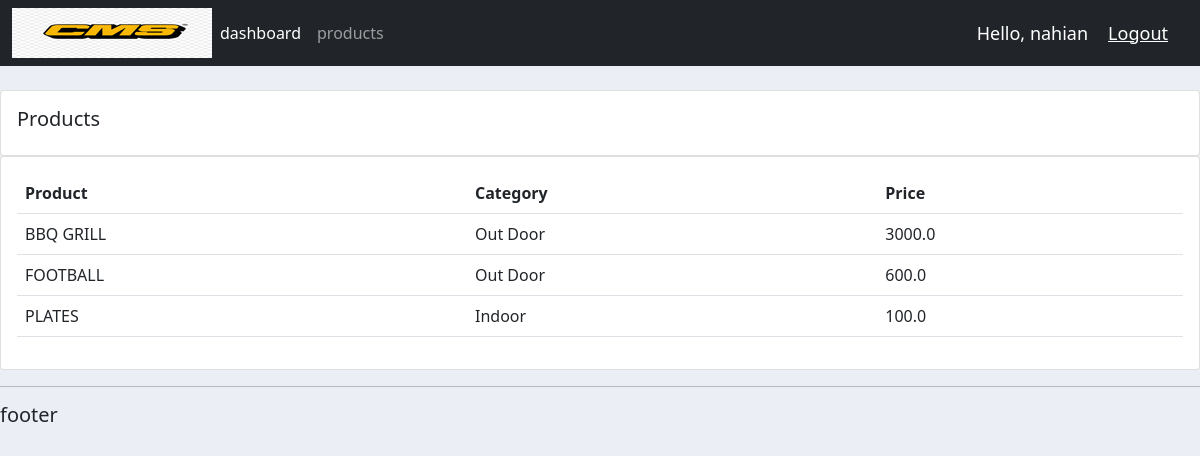
Page /products/ (signed in) on the earlier database version.
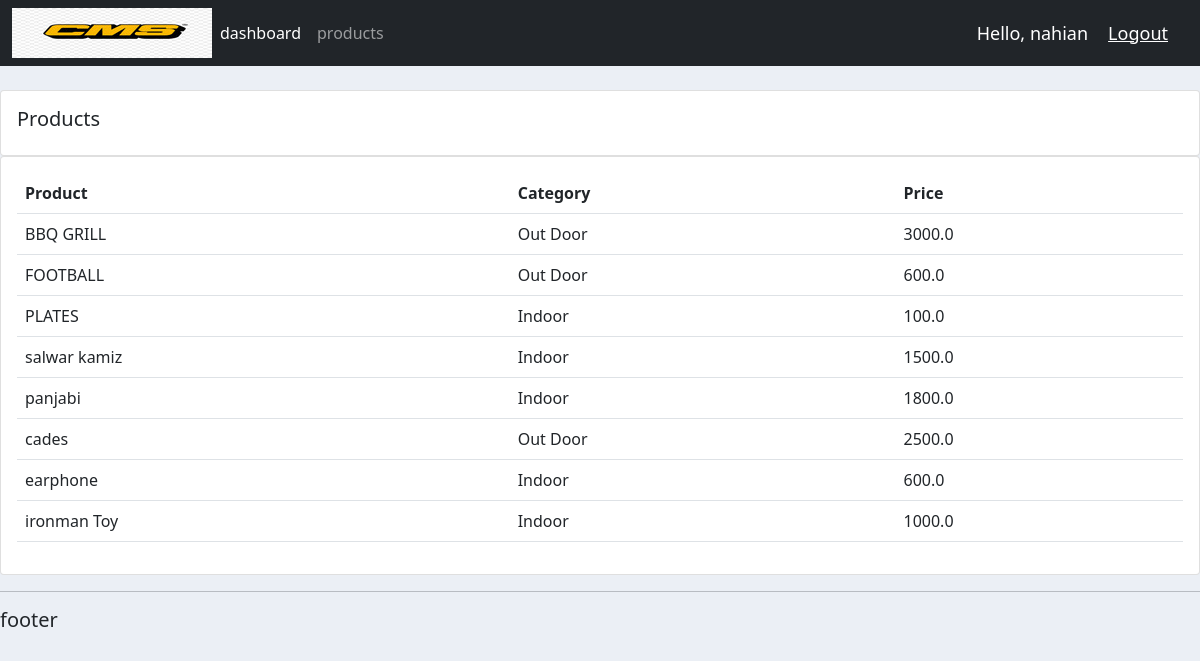
Same page on the later database version.
### accounts/models.py (models this page shows, shortened)
class product(models.Model):
	CATEGORY =(
		('Indoor' , 'Indoor'),
		('Out Door' , 'Out Door'),
		)
	name = models.CharField(max_length=200, null=True)
	price = models.FloatField(null=True)
	category = models.CharField(max_length=200, null=True, choices=CATEGORY)
	description = models.CharField(max_length=200, null=True)
	date_created = models.DateTimeField(auto_now_add=True, null=True)
	tag = models.ManyToManyField(tag)

### accounts/views.py (the view)
# urls.py: path('products/', views.products, name='products'),
@login_required(login_url='login')
def products(request):
	products = product.objects.all()
	return render(request, 'accounts/products.html',{'products':products})

### accounts/templates/accounts/products.html
{% extends 'accounts/main.html'%}
{% block content %}
		<br>
		<div class="row">
			<div class="col-md">
				<div class="card card-body">
					<h5>Products</h5>
				</div>
				<div class="card card-body">
					<table class="table">
						<tr>
							<th>Product</th>
							<th>Category</th>
							<th>Price</th>
						</tr>
						{% for i in products %}
						<tr>
						     <td>{{i.name}}</td>
						     <td>{{i.category}}</td>
						     <td>{{i.price}}</td>
						</tr>
						{% endfor %}
					</table>
				</div>
			</div>
		</div>
{% endblock %}

Differences in the rows shown:
added product: name "salwar kamiz", category "Indoor", price "1500.0"
added product: name "panjabi", category "Indoor", price "1800.0"
added product: name "cades", category "Out Door", price "2500.0"
added product: name "earphone", category "Indoor", price "600.0"
added product: name "ironman Toy", category "Indoor", price "1000.0"
